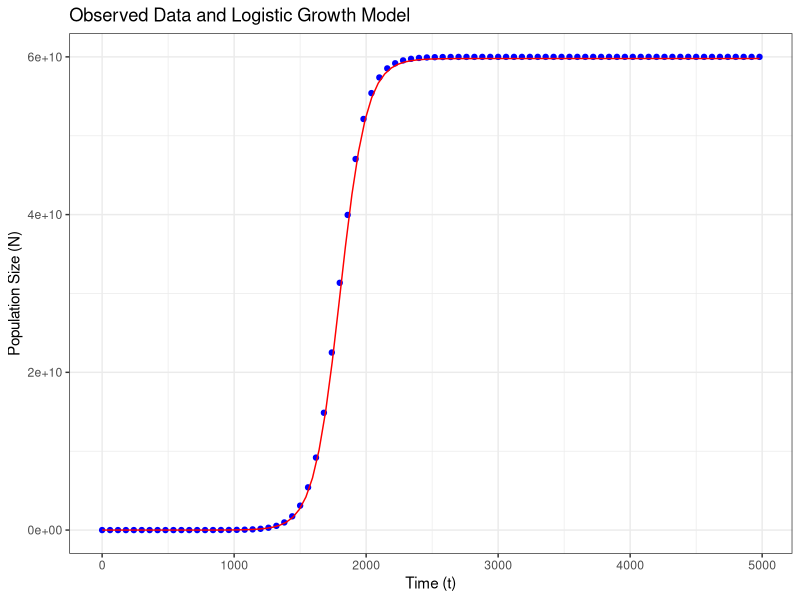
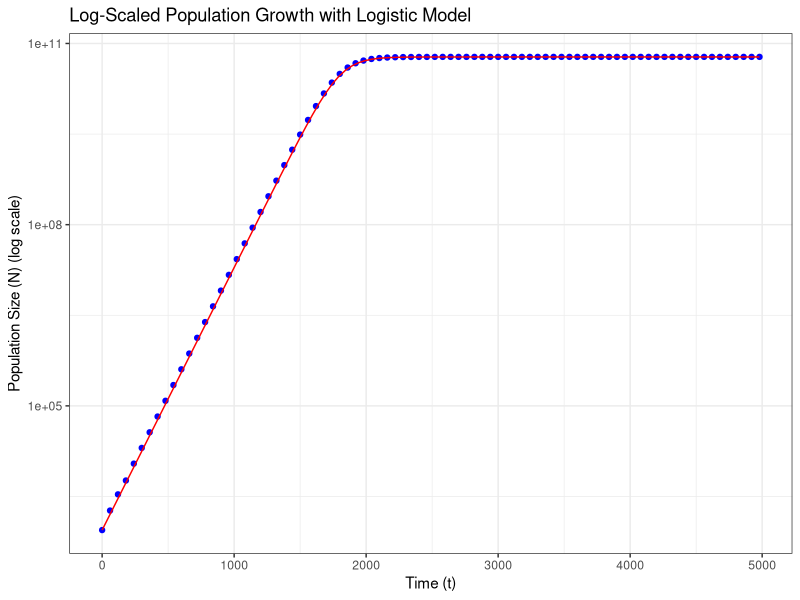

These charts were generated, in order, by the following R code:
# Detailed analysis using a logistic growth model observed in `Experiment.csv`.

# Step 1: Load necessary libraries
library(ggplot2)

# Step 2: Load the data
growth_data <- read.csv("Experiment.csv")

# Step 3: Define Parameters for the logistic growth model
N0 <- 879 # Initial population size 
r <- 0.0100086   # Growth rate 
K <- 5.979e+10   # Carrying capacity 

# Step 4: Define the logistic growth function
logistic_fun <- function(t) {
  # Step 4: Calculate N based on logistic growth parameters
  N <- (N0 * K * exp(r * t)) / (K - N0 + N0 * exp(r * t))
  return(N)
}

# Step 5: Visualize both the observed data and the logistic growth model on a single plot
ggplot(data = growth_data, aes(x = t, y = N)) +
  geom_point(color = "blue") +                 
  geom_function(fun = logistic_fun, colour = "red") +
  xlab("Time (t)") +
  ylab("Population Size (N)") +
  ggtitle("Observed Data and Logistic Growth Model") +
  theme_bw()

# Step 6: Use a logarithmic y-axis scale to better observe the growth trend, especially at lower population sizes
ggplot(data = growth_data, aes(x = t, y = N)) +
  geom_point(color = "blue") +             
  geom_function(fun = logistic_fun, colour = "red") +
  scale_y_log10() +                           
  xlab("Time (t)") +
  ylab("Population Size (N) (log scale)") +
  ggtitle("Log-Scaled Population Growth with Logistic Model") +
  theme_bw()

